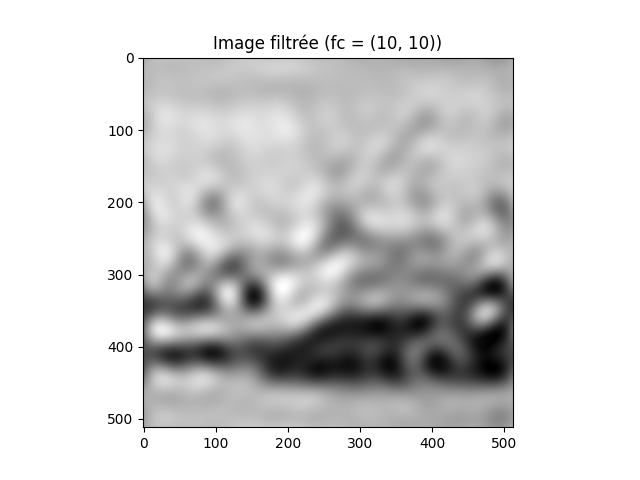
#> input picture Labs/Lab3/img/exercice2_image_filtered_(10,10).png, 640 x 480 px; its folder holds only this picture in this run
$ jupyter execute lab3.ipynb   (shell and % lines are left out)
#> lines starting #> are read from the running program, lines starting #| are printed output that depends on the picture
# Practical session 3 - Brownian motion, Fourier transform

Students (pair):
- [Mathieu CARON]([link](https://github.com/mcaron01))
- [Maxime BACQUET]([link](https://github.com/username2))

## <a name="ex1">Exercise 1: Brownian motion</a>

This first exercise consists in generating a Brownian motion on the closed unit ball $\mathcal{B}(\mathbf{0}, 1) = \{ \mathbf{x} \mid \Vert \mathbf{x} \Vert  \leq 1\}$, focusing first on the 2-D case. The Brownian motion is a random walk with independent, identically distributed Gaussian increments, appearing for instance in thermodynamics and statistical mechanics (to model the evolution of a large particle in a medium composed of a large number of small particles, ...). It is also connected to the diffusion process (Einstein).

Let $N \in \mathbb{N}^*$, $\delta > 0$, and $\mathbf{x} = (x_1, x_2) \in  \mathcal{B}(\mathbf{0}, 1)$. The first $N$ steps of a 2-D discrete-time Brownian motion $W$ can be generated as follows

\begin{align*}
    W_0 &= \mathbf{x}, \\
    %
    (\forall n \in \{1, \dotsc, N-1 \}), \quad W_n &= W_{n−1} + \sqrt{\delta} G_n, \quad G_n \sim \mathcal{N}(\mathbf{0}, \mathbf{I}),
\end{align*}

where $\mathcal{N}(\mathbf{0}, \mathbf{I})$ is a Gaussian distribution with mean $\mathbf{0}$ and identity covariance matrix.

1. Define a random generator `rng`, set to a known state for reproducibility (see session 2).

**Answer:**

[cell 1]
import numpy as np

# On définit une graine pour le générateur de nombres aléatoires pour la reproductibilité
seed = 50
np.random.seed(seed)

# Définir le générateur de nombres aléatoires
rng = np.random.default_rng()

# On peut tester notre générateur de nombres aléatoires
random_number = rng.random()
print("Nombre aléatoire:", random_number)

2. Implement a function `brownian_motion(niter, x, step, rng)` which

    - simulates $W$ until it reaches the boundary of $\mathcal{B}(\mathbf{0}, 1)$, using a maximum of $N$ iterations (`niter`), a starting point $\mathbf{x} \in \mathcal{B}(\mathbf{0}, 1)$ (`x`) and step-size $\delta$ (`step`);
    - interpolates linearly between the two last positions to determine the points $W^*$ where the trajectory crosses the boundary (if applicable);
    - returns both the whole random walk $W$ and, if appropriate, the point at the intersection between the last segment of the trajectory and $\mathcal{B}(\mathbf{0}, 1)$.

> Hint:
> - you can easily derive a closed form expression for $W^*$, observing that $\Vert W^* \Vert^2= 1$ and $W^* \in [W_{n-1}, W_n]$.
> - you can also take a look at [`np.roots`](https://numpy.org/doc/stable/reference/generated/numpy.roots.html?highlight=roots#numpy.roots) if needed.

**Answer:**

[cell 2]
def brownian_motion(niter, x, step, rng):
    """
    Simule un mouvement brownien en 2D jusqu'à ce qu'il atteigne la frontière de la boule unité.

    Args:
        niter (int): Le nombre d'itérations maximum.
        x (np.ndarray): Le point de départ en 2D.
        step (float): La taille du pas.
        rng : Le générateur de nombres aléatoires.

    Returns:
        tuple: Un tuple contenant la trajectoire complète et possiblement le point d'intersection avec la frontière.
    """
#> called with niter = 1000, x = array of shape (2,), step = 0.01
    # On initialise la trajectoire avec le point de départ
    W = [x]

    # On itère
    for _ in range(niter):
        # On génére un nouvel incrément gaussien
        G = np.sqrt(step) * rng.normal(size=2)

        # On met à jour la position
        new_position = W[-1] + G

        # On vérifie si la trajectoire atteint la frontière
        if np.linalg.norm(new_position) > 1:
            # Calcul du vecteur directeur de la droite
            d = new_position - W[-1]

            # Calcul des coefficients de l'équation du cercle
            a = np.dot(d, d)
            b = 2 * np.dot(W[-1], d)
            c = np.dot(W[-1], W[-1]) - 1

            # Résolution de l'équation quadratique
            t = (-b + np.sqrt(b**2 - 4*a*c)) / (2*a)

            # Calcul du point d'intersection
            intersection_point = W[-1] + t * d

            W.append(new_position)
            return np.array(W), intersection_point

        # On ajoute la nouvelle position à la trajectoire
        W.append(new_position)

    # Si la frontière n'est pas atteinte après niter itérations, on renvoie la trajectoire complète
    return np.array(W), None

3. Diplay the trajectory of a Brownian motion starting from $\mathbf{x} = (0.2, 0.4)$, using $\delta = 10^{-2}$, $N = 1000$. Display the unit circle on the same figure, and highlight the intersection with the boundary of the domain (whenever it exists).

> Hint: to draw the unit disk, you can use for instance:
> ```python
> circle = plt.Circle((0,0), 1)
> fig, ax = plt.subplots()
> plt.xlim(-1.25,1.25)
> plt.ylim(-1.25,1.25)
> plt.grid(linestyle = "--", zorder = 1)
> ax.set_aspect(1)
> ax.add_artist(circle)
> ```

**Answer:**

[cell 3]
# Définition des paramètres
x_start = np.array([0.2, 0.4])
step_size = 1e-2
num_iterations = 1000

[cell 4]
# On simuler le mouvement brownien avec la fonction d'avant
trajectory, intersection_point = brownian_motion(num_iterations, x_start, step_size, rng)

[cell 5]
import matplotlib.pyplot as plt

# Création du cercle unité
circle = plt.Circle((0,0), 1)

# On affiche la trajectoire
fig, ax = plt.subplots()
plt.xlim(-1.25, 1.25)
plt.ylim(-1.25, 1.25)
plt.grid(linestyle="--", zorder=1)
ax.set_aspect(1)
ax.add_artist(circle)
plt.plot(trajectory[:,0], trajectory[:,1], label='Trajectoire', color='blue', zorder=2)

# Si un point d'intersection existe, on l'affiche
if intersection_point is not None:
    plt.plot(intersection_point[0], intersection_point[1], 'ro', label='Intersection', zorder=3)

plt.title('Trajectoire de Brownian Motion')
plt.xlabel('Axe X')
plt.ylabel('Axe Y')
plt.legend(['Trajectoire', 'Intersection'], fontsize='small')

# On sauvegarde la figure en format .png
plt.savefig('img/exercice1_trajectoire_browmian_motion.png')
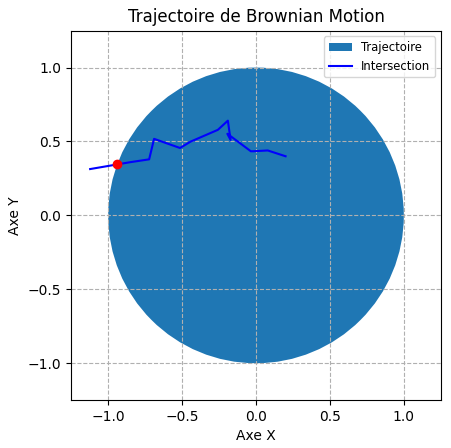
#> figure drawn by matplotlib, 1 panel

plt.show()

4. Represent, on the same figure, 4 other trajectories of $W$ with the same parameters.

**Answer:**

[cell 6]
# On fait la simulation de la trajectoire avec des générateurs de nombres aléatoires différents (ici j'ai pris 4 trajectoires)
num_trajectories = 4
colors = ['b', 'g', 'm', 'c']  # Liste de couleurs pour les trajectoires

# Créer une nouvelle figure et définir les limites
fig, ax = plt.subplots()
plt.xlim(-1.25, 1.25)
plt.ylim(-1.25, 1.25)
plt.grid(linestyle="--", zorder=1)
ax.set_aspect(1)

# On ajoute le cercle unité
circle = plt.Circle((0,0), 1, zorder=2)
ax.add_artist(circle)

# On génére les trajectoires
for i in range(num_trajectories):
    trajectory, intersection_point = brownian_motion(num_iterations, x_start, step_size, rng)
    # On affiche les trajectoires
    plt.plot(trajectory[:,0], trajectory[:,1], color=colors[i], zorder=3)

    if intersection_point is not None:
        plt.plot(intersection_point[0], intersection_point[1], 'ro', zorder=4)

plt.title('Trajectoires de Brownian Motion')
plt.xlabel('Axe X')
plt.ylabel('Axe Y')
plt.legend(['Trajectoire 1', 'I1', 'Trajectoire 2', 'I2', 'Trajectoire 3', 'I3', 'Trajectoire 4', 'I4'], fontsize='small')

# On sauvegarde la figure en format .png
plt.savefig('img/exercice1_4_trajectoires_browmian_motion.png')
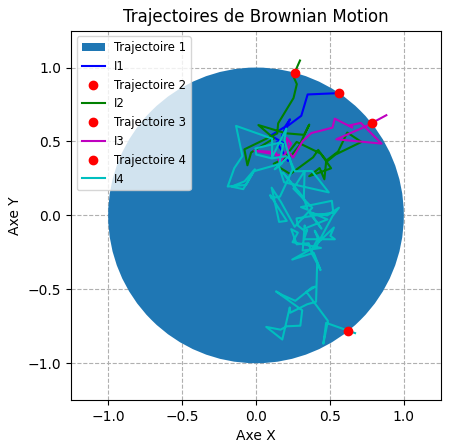
#> figure drawn by matplotlib, 1 panel

plt.show()

5. [Bonus] Generalize the procedure to a $M$-dimensional Brownian motion, $M > 2$.

**Answer:**

[cell 7]
import numpy as np

def m_dimensional_brownian_motion(niter, x, step, M, rng):
    """
    Simule un mouvement brownien en M dimensions jusqu'à ce qu'il atteigne la frontière de la boule unité.

    Args:
        niter (int): Le nombre maximum d'itérations.
        x (np.ndarray): Le point de départ en M dimensions.
        step (float): La taille du pas.
        M (int): Le nombre de dimensions.
        rng : Le générateur de nombres aléatoires.

    Returns:
        tuple: Un tuple contenant la trajectoire complète et éventuellement le point d'intersection avec la frontière.
    """
#> called with niter = 1000, x = array of shape (3,), step = 0.01, M = 3
    # On initialise la trajectoire avec le point de départ
    W = [x]

    # On itère
    for _ in range(niter):
        # On génére un nouvel incrément gaussien en M dimensions
        G = np.sqrt(step) * rng.normal(size=M)

        # Mise à jour la position
        new_position = W[-1] + G

        # On vérifie si la trajectoire atteint la frontière (en M dimensions)
        if np.linalg.norm(new_position) > 1:
            # On calcule le point d'intersection
            d = new_position - W[-1]
            a = np.dot(d, d)
            b = 2 * np.dot(W[-1], d)
            c = np.dot(W[-1], W[-1]) - 1
            t = (-b + np.sqrt(b**2 - 4*a*c)) / (2*a)
            intersection_point = W[-1] + t * d

            # On ajoute la nouvelle position à la trajectoire
            W.append(new_position)

            return np.array(W), intersection_point

        # On ajoute la nouvelle position à la trajectoire
        W.append(new_position)

    # Si la frontière n'est pas atteinte après niter itérations, on renvoie la trajectoire complète
    return np.array(W), None

On va essayer de visualiser cela

[cell 8]
# Paramètres de la simulation en 3D
niter = 1000
x_start = np.array([0.2, 0.4, 0.6])
step_size = 0.01
M = 3
rng = np.random.default_rng()

[cell 9]
# Simulation du mouvement brownien dans le cas 3D
trajectory, intersection_point = m_dimensional_brownian_motion(niter, x_start, step_size, M, rng)

[cell 10]
# Affichage de la trajectoire
fig = plt.figure()
ax = fig.add_subplot(projection='3d')
ax.plot(trajectory[:,0], trajectory[:,1], trajectory[:,2])

# Si un point d'intersection existe, on l'affiche
if intersection_point is not None:
    ax.scatter(intersection_point[0], intersection_point[1], intersection_point[2], color='red', s=100)

# Affichage de la sphère pour mieux visualiser où est le point d'intersection
u = np.linspace(0, 2 * np.pi, 100)
v = np.linspace(0, np.pi, 100)
x = np.outer(np.cos(u), np.sin(v))
y = np.outer(np.sin(u), np.sin(v))
z = np.outer(np.ones(np.size(u)), np.cos(v))
ax.plot_surface(x, y, z, color='b', alpha=0.3)

# Ajout des légendes aux axes
ax.set_xlabel('X')
ax.set_ylabel('Y')
ax.set_zlabel('Z')

plt.title('Trajectoire de Brownian Motion en 3D')
plt.legend(['Trajectoire', 'Intersection'], fontsize='small')

# On sauvegarde la figure en format .png
plt.savefig('img/exercice1_trajectoires_browmian_motion_3D.png')
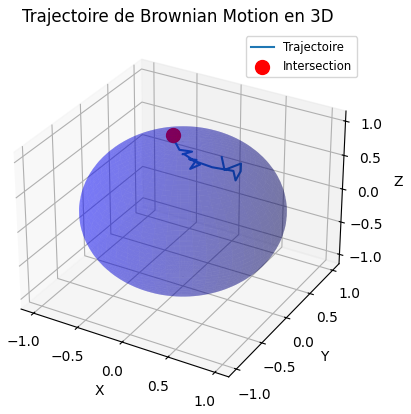
#> figure drawn by matplotlib, 1 panel

plt.show()

---
## <a name="ex2">Exercise 2: 2D Fourier transform, ideal low-pass filter and linear convolution</a>

In this exercise, we explore the use of the 2-dimensional Fourier transform to filter an image, and convolve it with a blurring kernel.

1\. Load and display one of the images contained in the `img/` folder. The image will be denoted by $\mathbf{X} \in \mathbb{R}^{M_1 \times N_1}$ in the rest of this exercise.

**Answer:**

[cell 11]
# your code
import matplotlib.pyplot as plt
import matplotlib.image as mpimg
import os

# Spécifie le chemin du dossier contenant les images
dossier_images = 'img/'

# Liste tous les fichiers du dossier images
images = os.listdir(dossier_images)

# Choix de l'image que l'on veut charger
nom_image = images[0]

# Construit le chemin complet vers l'image
chemin_image = os.path.join(dossier_images, nom_image)

# Charge l'image
image = mpimg.imread(chemin_image)
#> image is the input picture: shape (480, 640, 4) float32; mean R, G, B, A 0.83, 0.83, 0.83, 1

image = image[:,:,0]
#> image: shape (480, 640) float32

# Affiche l'image
plt.imshow(image,cmap='gray')
plt.title("Image de bateau")
plt.show()

2\. Let $\mathcal{F}$ denote the 2D discrete Fourier transform. Compute $|\mathcal{F}(\mathbf{X})|^2$, the spectrum of the image $\mathbf{X} \in \mathbb{R}^{M_1 \times N_1}$ (i.e., the term-wise squared absolute value of its Fourier transform) loaded in 1. Display the result in logarithmic scale.

a) In this representation, where is the pixel of the spectrum associated with the null frequency located?

b) Take a look at the documentation of `np.fft.fftshift`. Use it to ensure that the null frequency is located at the center of the image.

**Answer:**

[cell 12]
import numpy as np
# Calcule la transformation de Fourier 2D de l'image
X_fft = np.fft.fft2(image)

# Calcule le carré de la magnitude du spectre
spectrum = np.abs(X_fft) ** 2

# Affiche le spectre en échelle logarithmique
plt.imshow(np.log1p(spectrum), cmap='gray')
plt.title("Spectre de l'image (échelle logarithmique)")
plt.colorbar(label="Log Spectrum")

plt.savefig('img/exercice2_spectrum.png')
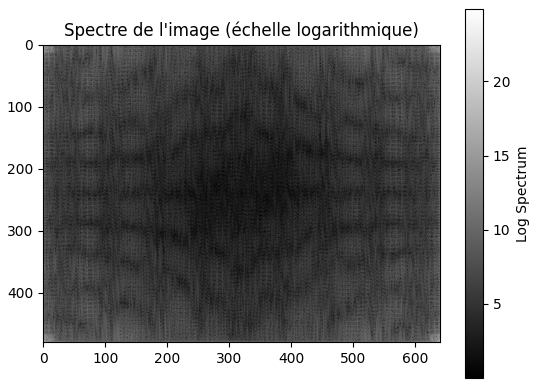
#> figure drawn by matplotlib, 2 panels

plt.show()

# Utilise np.fft.fftshift pour déplacer la composante à fréquence nulle au centre de l'image
spectrum_shifted = np.fft.fftshift(X_fft)

spectrum_shifted = np.abs(spectrum_shifted) ** 2

plt.imshow(np.log1p(spectrum_shifted), cmap='gray')
plt.title("Spectre de l'image (échelle logarithmique) avec fréquence nulle centrée")
plt.colorbar(label="Log Spectrum")

plt.savefig('img/exercice2_spectrum_shifted.png')
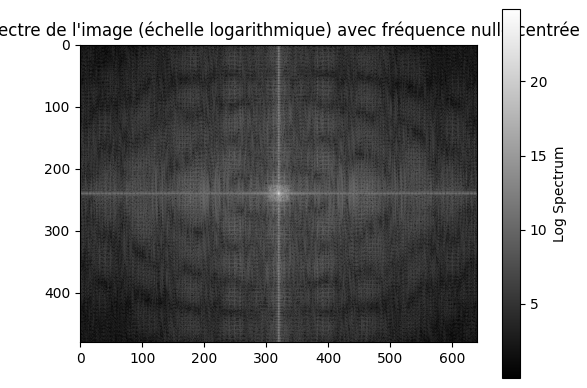
#> figure drawn by matplotlib, 2 panels

plt.show()

Dans la représentation initiale, la composante à fréquence nulle est située dans les coins de l'image du spectre. une fois la fonction fftshift appliquée, on peut observer que la fréquence nulle est cette fois située au centre de l'image.

3\.
    a) Create a function `ideal_lowpass_filter` to filter $\mathbf{X}$ by an ideal low-pass filter. The filter preserves Fourier coefficients associated to frequencies below a cutoff specified in each direction ($\mathbf{f}_c = (f_{c,y}, f_{c,x})$), and sets others to zero. For simplicity, $f_{c,y}$ and $f_{c,x}$ can be expressed as a number of samples to be kept along each dimension (e.g., $\mathbf{f}_c = (50,50)$).

b) Display the filtered image for 2 different values of $\mathbf{f}_c$. What do you observe as the cutoff frequencies increase?

> Warning: beware the type of the array after `np.fft.fft2`, do not hesitate to specify the type if you make copies from this array
> ```python
> a = np.zeros((2,2), dtype=np.complex)
> ...
> ```

**Answer:**

[cell 13]
def ideal_lowpass_filter(X, fc):
    """
    Applique un filtre passe-bas idéal à une image.

    :param image: L'image d'entrée
    :param fc: Fréquence de coupure sous forme de tuple (fc_y, fc_x)
    :return: L'image filtrée
    """
#> called with fc = (10, 10)


    # Applique la transformation fftshift pour déplacer la composante à fréquence nulle au centre
    image_fft_shifted = np.fft.fftshift(np.fft.fft2(X))

    # Définit les fréquences de coupure fc_y et fc_x
    fc_y, fc_x = fc

    # Calcule les dimensions de l'image
    M, N = image_fft_shifted.shape

    # Calcule les indices des fréquences de coupure dans le domaine de Fourier
    fc_y_idx = int(fc_y)
    fc_x_idx = int(fc_x)


    # Applique le masque à la transformée de Fourier de l'image
    filtered_image_fft = np.zeros((M,N), dtype=np.complex_)

    filtered_image_fft[((M//2)-fc_y_idx):((M//2)+fc_y_idx), ((N//2)-fc_x_idx):((N//2)+fc_x_idx)] = image_fft_shifted[((M//2)-fc_y_idx):((M//2)+fc_y_idx), ((N//2)-fc_x_idx):((N//2)+fc_x_idx)]

    # Effectue la transformation inverse de Fourier pour obtenir l'image filtrée
    filtered_image = np.abs(np.fft.ifft2(np.fft.ifftshift(filtered_image_fft)))

    return filtered_image


# Définition des fréquences de coupure fc pour deux cas différents
fc1 = (10, 10)
fc2 = (50, 50)

# Applique le filtre passe-bas idéal avec fc1
filtered_image1 = ideal_lowpass_filter(image, fc1)
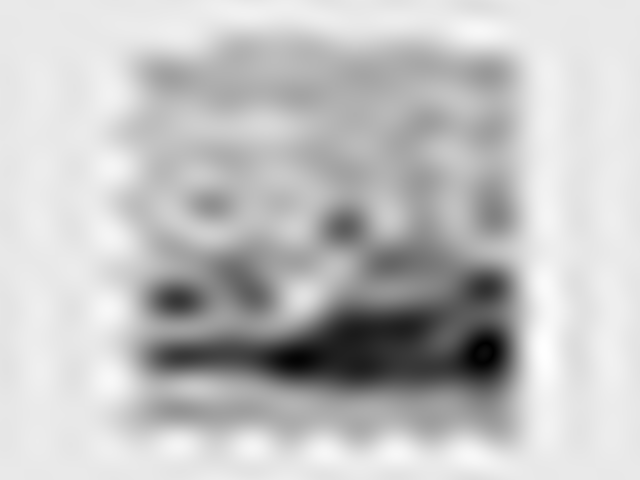
#> filtered_image1: shape (480, 640) float64; min 0.00189, max 1.09, mean 0.83; drawn with min black and max white

# Affiche l'image filtrée pour fc1
plt.imshow(filtered_image1, cmap='gray')
plt.title("Image filtrée (fc = (10, 10))")

plt.savefig('img/exercice2_image_filtered_(10,10).png')

plt.show()

# Applique le filtre passe-bas idéal avec fc2
filtered_image2 = ideal_lowpass_filter(image, fc2)
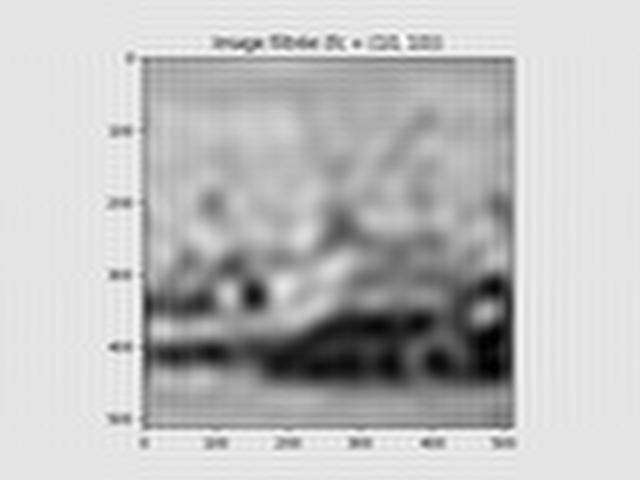
#> filtered_image2: shape (480, 640) float64; min 0.00022, max 1.11, mean 0.83; drawn with min black and max white

# Affiche l'image filtrée pour fc2
plt.imshow(filtered_image2, cmap='gray')
plt.title("Image filtrée (fc = (50, 50))")

plt.savefig('img/exercice2_image_filtered_(50,50).png')

plt.show()

Plus la fréquence de coupure augmente, plus il y a de détails sur l'image et plus elle est nette.

4\. Let $\mathbf{H} \in \mathbb{R}^{M_2\times N_2}$ be a 2-D Gaussian kernel, obtained as the outer product of two 1-D Gaussian windows $\mathbf{w}_y \in \mathbb{R}^{M_2}$ and $\mathbf{w}_x \in \mathbb{R}^{N_2}$, of standard deviation $\sigma_y = 10$ and $\sigma_x = 10$, respectively:

\begin{equation}
    \mathbf{H} = \mathbf{w}_y \mathbf{w}_x^T.
\end{equation}

Let $M = M_1+M_2-1$ and $N =  N_1+N_2-1$. From the discrete convolution theorem, the linear convolution between $\mathbf{H}$ and $\mathbf{X}$ can be computed as follows

\begin{equation}
    \mathbf{X} \star \mathbf{H} = \mathcal{F}^{-1} \Big( \mathcal{F}\big(P_1(\mathbf{X})\big) \odot \mathcal{F}\big(P_2(\mathbf{H})\big) \Big) \in \mathbb{R}^{M\times N},
\end{equation}

where $P_i: \mathbb{R}^{M_i \times N_i} \rightarrow \mathbb{R}^{M \times N}$, $i \in \{1, 2\}$, are 0-padding operators, $\odot$ is the Hadamard (= term-wise) product, $\mathcal{F}^{-1}$ is the 2D discrete inverse Fourier transform.

Compute and display $\mathbf{X} \star \mathbf{H}$, for $M_2 = N_2 = 10$. What do you observe?

> Hint:
> - the usual 0-padding procedure in image space consists in appending trailing zeros. For instance (in 1D), 0-padding a vector $\mathbf{x} \in \mathbb{R}^N_1$ to the size $N>N_1$ corresponds to creating the vector
\begin{bmatrix}
\mathbf{x} \\
\mathbf{0}_{N-N_1}
\end{bmatrix}
> - since the input images are real, $\mathcal{F}(\mathbf{x})$ and $\mathcal{F}(\mathbf{h})$ are Hermitian symmetric. In this case, a more efficient version of `np.fft.fft2` can be used, computing only quarter of the Fourier coefficients (half of the Fourier coefficients in each direction): [`np.fft.rfft2`](https://numpy.org/doc/stable/reference/generated/numpy.fft.rfft2.html?highlight=rfft#numpy.fft.rfft2). Its inverse, [`np.fft.irfft2`](https://numpy.org/doc/stable/reference/generated/numpy.fft.irfft2.html#numpy.fft.irfft2), also ensures that the output is real;
> - the 2D Gaussian window can be generated as the outer product of two 1D Gaussian windows (one window for each dimension);
> - you can take a look at [scipy.signal.windows.gaussian](https://docs.scipy.org/doc/scipy/reference/generated/scipy.signal.windows.gaussian.html#scipy.signal.windows.gaussian) and [np.newaxis](https://numpy.org/doc/stable/reference/constants.html?highlight=newaxis#numpy.newaxis).

**Answer:**

[cell 14]
from scipy.signal.windows import gaussian

# Définit les dimensions de l'image et du noyau gaussien
M1, N1= image.shape
#> (the rest of the program and of its run is left out)
